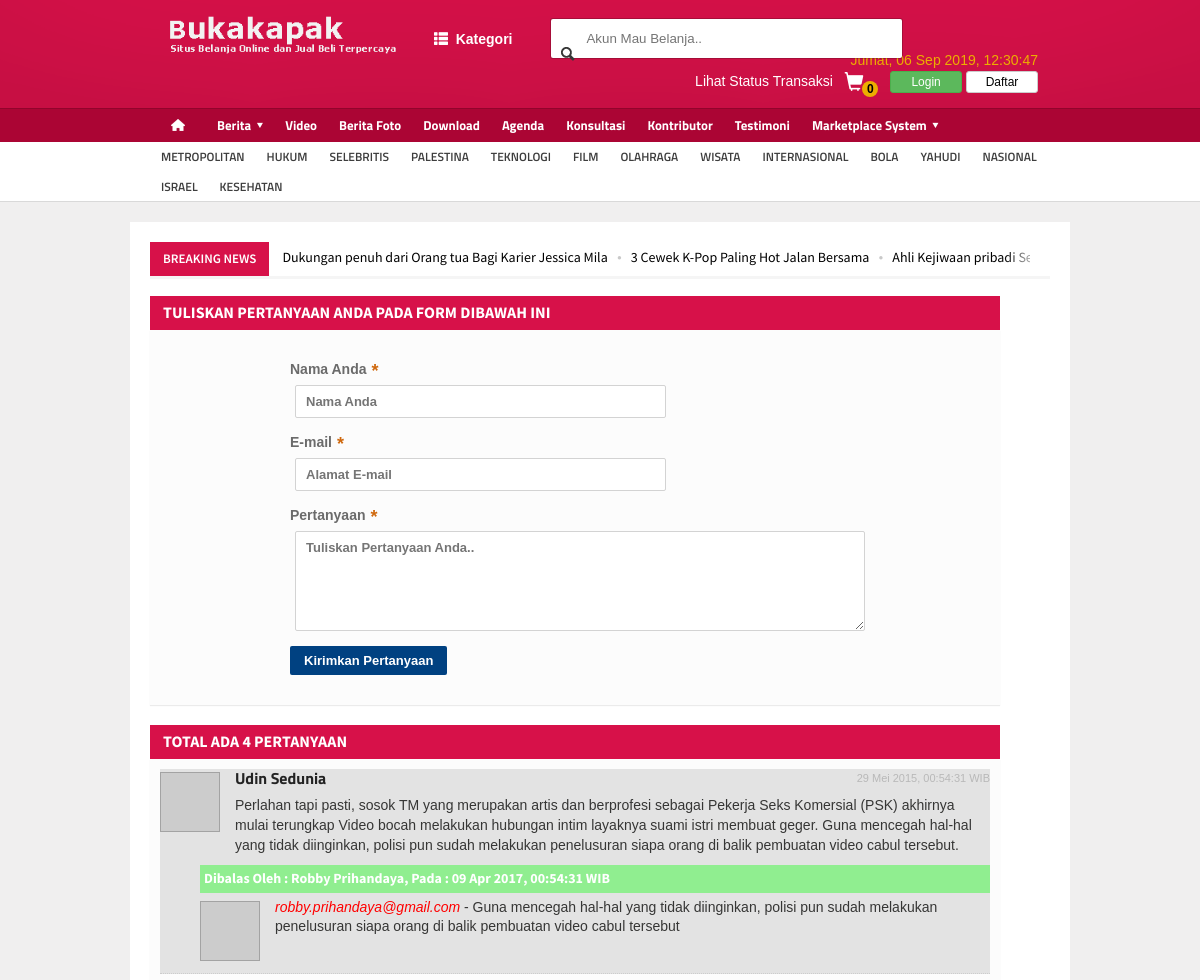
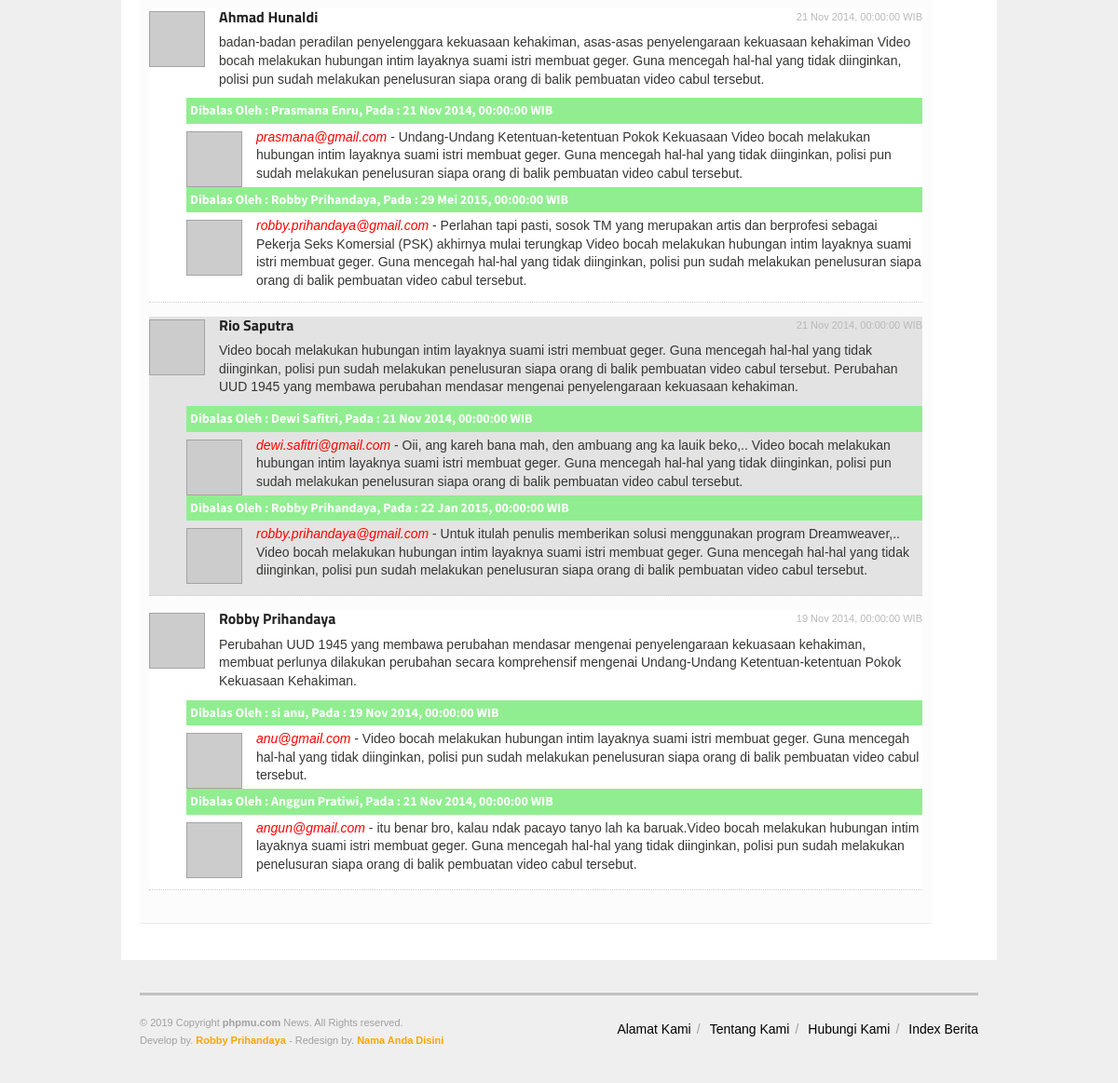
Screenshot of /index.php/konsultasi with the database file from the repository (2 pictures, top to bottom).
### tables this page shows
CREATE TABLE `logo` (
  `id_logo` int(5) NOT NULL,
  `gambar` varchar(100) NOT NULL
);

CREATE TABLE `menu` (
  `id_menu` int(5) NOT NULL,
  `id_parent` int(5) NOT NULL DEFAULT 0,
  `nama_menu` varchar(30) NOT NULL,
  `link` varchar(100) NOT NULL,
  `aktif` enum('Ya','Tidak') NOT NULL DEFAULT 'Ya',
  `position` enum('Top','Bottom') DEFAULT 'Bottom',
  `urutan` int(3) NOT NULL
);

CREATE TABLE `tag` (
  `id_tag` int(5) NOT NULL,
  `nama_tag` varchar(100) NOT NULL,
  `username` varchar(50) NOT NULL,
  `tag_seo` varchar(100) NOT NULL,
  `count` int(5) NOT NULL
);

CREATE TABLE `berita` (
  `id_berita` int(5) NOT NULL,
  `id_kategori` int(5) NOT NULL,
  `username` varchar(30) NOT NULL,
  `judul` varchar(100) NOT NULL,
  `sub_judul` varchar(255) NOT NULL,
  `youtube` varchar(100) NOT NULL,
  `judul_seo` text NOT NULL,
  `headline` enum('Y','N') NOT NULL DEFAULT 'Y',
  `aktif` enum('Y','N') NOT NULL DEFAULT 'N',
  `utama` enum('Y','N') NOT NULL DEFAULT 'Y',
  `isi_berita` longtext NOT NULL,
  `keterangan_gambar` text NOT NULL,
  `hari` varchar(20) NOT NULL,
  `tanggal` date NOT NULL,
  `jam` time NOT NULL,
  `gambar` varchar(100) NOT NULL,
  `dibaca` int(5) NOT NULL DEFAULT 1,
  `tag` varchar(100) NOT NULL,
  `status` enum('Y','N') NOT NULL DEFAULT 'Y'
);

CREATE TABLE `tbl_comment` (
  `id_komentar` int(5) NOT NULL,
  `reply` int(5) NOT NULL,
  `nama_lengkap` varchar(150) NOT NULL,
  `alamat_email` varchar(150) NOT NULL,
  `isi_pesan` text NOT NULL,
  `tanggal_komentar` date NOT NULL,
  `jam_komentar` time NOT NULL
);

### application/views/phpmu-tigo/konsultasi.php (shortened to what the rows shown need)
<?php if ($this->uri->segment(3) == ''){ $stat = 'Pertanyaan'; $id = '0'; }else{ $stat = 'Jawaban'; $id = $this->uri->segment(3); } ?>
<div id='form' class="main-page left">
	<div class="single-block">
		<div class="content-block main left">
			<div class="block">
				<div class="block-title">
					<h2>Tuliskan <?php echo "$stat"; ?> Anda Pada Form Dibawah Ini</h2>
				</div>
				<div id="viewcomment" class="block-title">
					<h2><?php $total = $this->model_utama->view_where('tbl_comment',array('reply'=>0))->num_rows();
						echo "Total Ada $total Pertanyaan"; ?>
					</h2>
				</div>
				<div class="block-content">
					<div class="comment-block">
						<ol class="comments">
							<li>
								<?php
									$no = 1;
									foreach ($konsultasi->result_array() as $kka) {
										$isian=nl2br($kka['isi_pesan']);
										$komentarku=sensor($isian);
										if(($no % 2)==0){ $warna="#ffffff;"; }else{ $warna="#e3e3e3"; }
										$test = md5(strtolower(trim($kka['alamat_email'])));
										echo "<div id='reply$kka[id_komentar]' style='background:$warna' class='commment-content'>
												<div class='user-avatar'>
													<a href='#' class='hover-effect'>";
														if ($kka['alamat_email'] == ''){
															echo "<img class='setborder' src='".base_url()."asset/foto_user/blank.png'/>";
														}else{
															echo "<img class='setborder' src='http://www.gravatar.com/avatar/$test.jpg?s=100'/>";
														}
													echo "</a>
												</div>
												<strong class='user-nick'><a href='#'>$kka[nama_lengkap]</a></strong>
												<span class='time-stamp'>".tgl_indo($kka['tanggal_komentar']).", $kka[jam_komentar] WIB</span>
												<div class='comment-text'>
													<p>$komentarku</p>";
												echo "</div><div style='clear:both'></div>";
												$reply = $this->model_utama->view_where('tbl_comment',array('reply'=>$kka['id_komentar']));
												  foreach ($reply->result_array() as $r) {
												  	$testt = md5(strtolower(trim($r['alamat_email'])));
													echo "<div style='background:$warna; margin-top:0px; margin-left:40px;'>
															<h4 style='background:lightgreen; color:#fff; margin-bottom:5px; padding:4px'>
																Dibalas Oleh : $r[nama_lengkap], Pada : ".tgl_indo($r['tanggal_komentar']).", $kka[jam_komentar] WIB
															</h4>
															<div class='user-avatar'>
																<a href='#' class='hover-effect'>";
																	if ($r['alamat_email'] == ''){
																		echo "<img class='setborder' src='".base_url()."asset/foto_user/blank.png'/>";
																	}else{
																		echo "<img class='setborder' src='http://www.gravatar.com/avatar/$testt.jpg?s=100'/>";
																	}
																echo "</a>
															</div>
															<div style='padding:left:10px'>
															<i style='color:red;'>$r[alamat_email]</i> -
															$r[isi_pesan]
															</div><div style='clear:both'></div>
														  </div>";
												  }
											  echo "</div>";
										$no++;
									}
								?>
							</li>
						</ol>
					</div>
				</div>
			</div>
		</div>
	</div>
</div>
	<?php include "sidebar_kanan.php";  ?>

### application/views/phpmu-tigo/template.php (shortened to what the rows shown need)
<!DOCTYPE HTML>
<html lang = "en">
<head>
	<link type="text/css" rel="stylesheet" href="<?php echo base_url(); ?>template/<?php echo template(); ?>/background/<?php echo background(); ?>/reset.css" />
	<link type="text/css" rel="stylesheet" href="<?php echo base_url(); ?>template/<?php echo template(); ?>/background/<?php echo background(); ?>/main-stylesheet.css" />
	<link type="text/css" rel="stylesheet" href="<?php echo base_url(); ?>template/<?php echo template(); ?>/background/<?php echo background(); ?>/shortcode.css" />
	<link type="text/css" rel="stylesheet" href="<?php echo base_url(); ?>template/<?php echo template(); ?>/background/<?php echo background(); ?>/fonts.css" />
	<link type="text/css" rel="stylesheet" href="<?php echo base_url(); ?>template/<?php echo template(); ?>/background/<?php echo background(); ?>/responsive.css" />
	<link type="text/css" rel="stylesheet" href="<?php echo base_url(); ?>template/<?php echo template(); ?>/background/style.css">
	<link type="text/css" rel="stylesheet" href="<?php echo base_url(); ?>template/<?php echo template(); ?>/background/bootstrap.css">
	<link type="text/css" rel="stylesheet" href="<?php echo base_url(); ?>template/<?php echo template(); ?>/background/ideaboxWeather.css">
	<link type="text/css" rel="stylesheet" href="<?php echo base_url(); ?>template/<?php echo template(); ?>/slide/slide.css">
	<link rel="stylesheet" href="<?php echo base_url(); ?>/asset/admin/plugins/datatables/dataTables.bootstrap.css">
	<link rel="stylesheet" href="<?php echo base_url(); ?>template/<?php echo template(); ?>/lightbox/lightbox.css">
</head>
<body>
		<div class="boxed">
			<div class="header">
				<?php include "header.php"; ?>
			</div>
			<div class="content">
				<div class="wrapper">
					<div class="breaking-news">
						<ul>
							<?php
							  $terkini = $this->model_utama->view_where_ordering_limit('berita',array('status' => 'Y'),'id_berita','DESC',0,10);
							  foreach ($terkini->result_array() as $row) {
								echo "<li><a href='".base_url()."$row[judul_seo]'>$row[judul]</a></li>";
							  }
							?>
						</ul>
					</div>
					<div class="main-content">
						<?php echo $contents; ?>
					</div>
				</div>
			</div>
			<footer>
				<div class="footer">
					<?php
						include "footer.php";
					?>
				</div>
			</footer>
		</div>
</body>
</html>

### application/views/phpmu-tigo/header.php (shortened to what the rows shown need)
<?php
echo "<div class='wrapper'>
	<div class='header-logo'>";
		  $logo = $this->model_utama->view_ordering_limit('logo','id_logo','DESC',0,1);
		  foreach ($logo->result_array() as $row) {
			echo "<a href='".base_url()."'><img style='height:40px' src='".base_url()."asset/logo/$row[gambar]'/></a>";
		  }
	echo "
	</div>
	<div class='mainmenu hidden-xs'>
	    <ul class='mainnav'>
	        <li class='hassubs first'><a href='#'><span class='glyphicon glyphicon-th-list'></span>&nbsp; Kategori</a>
	        	<ul class='dropdown-phpmu'>";
				echo "</ul>";
	        echo "</li>
	    </ul>
	</div>
	<div class='header-menu'>
		<div class='header-search'>
			".form_open('produk/index')."
				<input type='text' placeholder='Akun Mau Belanja..'' name='kata' class='search-input' required/>
				<input type='submit' value='Search' name='cari' class='search-button'/>
			</form>
		</div>
	</div>
	<div class='header-addons'>
		<span class='city'>
		  ".hari_ini(date('w')).", ".tgl_indo(date('Y-m-d')).", <span id='jam'></span></span><br>";
	echo "</div>
</div>
<div class='main-menu sticky'>
	<div class='wrapper'>";
		function main_menu() {
			$ci = & get_instance();
	        $query = $ci->db->query("SELECT id_menu, nama_menu, link, id_parent FROM menu where aktif='Ya' AND position='Bottom' order by urutan");
	        $menu = array('items' => array(),'parents' => array());
	        foreach ($query->result() as $menus) {
	            $menu['items'][$menus->id_menu] = $menus;
	            $menu['parents'][$menus->id_parent][] = $menus->id_menu;
	        }
	        if ($menu) {
	            $result = build_main_menu(0, $menu);
	            return $result;
	        }else{
	            return FALSE;
	        }
	    }
		function build_main_menu($parent, $menu) {
	        $html = "";
	        if (isset($menu['parents'][$parent])) {
	        	if ($parent=='0'){
		            $html .= "<ul class='the-menu'>
		            			<li><a href='".base_url()."' style='background: url(".base_url()."asset/images/home.png) no-repeat center; font-size:0; width:34px;'><br></a></li>";
		        }else{
		        	$html .= "<ul>";
		        }
	            foreach ($menu['parents'][$parent] as $itemId) {
	                if (!isset($menu['parents'][$itemId])) {
	                    if(preg_match("/^http/", $menu['items'][$itemId]->link)) {
	                        $html .= "<li><a target='_BLANK' href='".$menu['items'][$itemId]->link."'>".$menu['items'][$itemId]->nama_menu."</a></li>";
	                    }else{
	                        $html .= "<li><a href='".base_url().''.$menu['items'][$itemId]->link."'>".$menu['items'][$itemId]->nama_menu."</a></li>";
	                    }
	                }
	                if (isset($menu['parents'][$itemId])) {
	                    if(preg_match("/^http/", $menu['items'][$itemId]->link)) {
	                        $html .= "<li><a target='_BLANK' href='".$menu['items'][$itemId]->link."'><span>".$menu['items'][$itemId]->nama_menu."</span></a>";
	                    }else{
	                        $html .= "<li><a href='".base_url().''.$menu['items'][$itemId]->link."'><span>".$menu['items'][$itemId]->nama_menu."</span></a>";
	                    }
	                    $html .= build_main_menu($itemId, $menu);
	                    $html .= "</li>";
	                }
	            }
	            $html .= "</ul>";
	        }
	        return $html;
	    }
	    echo main_menu();
	echo "</div>
</div>";
echo "<div class='secondary-menu'>
	<div class='wrapper'>
		<ul>";
				$tag = $this->model_utama->view_ordering_limit('tag','id_tag','RANDOM',0,14);
		  		foreach ($tag->result_array() as $row) {
					echo "<li><a href='".base_url()."tag/detail/$row[tag_seo]'>$row[nama_tag]</a></li>";
				}
		echo "</ul>
	</div>
</div>";

### application/views/phpmu-tigo/footer.php
<?php
echo "<div class='wrapper'>
	<ul class='right'>";
		$topmenu2 = $this->model_utama->view_where('menu',array('position' => 'Top','aktif' => 'Ya'),'urutan','ASC',0,5);
			foreach ($topmenu2->result_array() as $row) {
			echo "<li><a href='$row[link]'>$row[nama_menu]</a></li>";
		}
	echo "</ul>
	<p>&copy; ".date('Y')." Copyright <b>phpmu.com</b> News. All Rights reserved.<br/>Develop by. <b style='color:orange'>Robby Prihandaya</b> - Redesign by. <b style='color:orange'>Nama Anda Disini</b></p>
</div>";

### rows the page displays
logo: gambar (picture)
menu: nama_menu "Berita"
menu: nama_menu "Video"
menu: nama_menu "Berita Foto"
menu: nama_menu "Download"
menu: nama_menu "Agenda"
menu: nama_menu "Konsultasi"
menu: nama_menu "Kontributor"
menu: nama_menu "Testimoni"
menu: nama_menu "Marketplace System"
tag: nama_tag "METROPOLITAN"
tag: nama_tag "HUKUM"
tag: nama_tag "SELEBRITIS"
tag: nama_tag "PALESTINA"
tag: nama_tag "TEKNOLOGI"
tag: nama_tag "FILM"
tag: nama_tag "OLAHRAGA"
tag: nama_tag "WISATA"
tag: nama_tag "INTERNASIONAL"
tag: nama_tag "BOLA"
tag: nama_tag "YAHUDI"
tag: nama_tag "NASIONAL"
tag: nama_tag "ISRAEL"
tag: nama_tag "KESEHATAN"
berita: judul "Dukungan penuh dari Orang tua Bagi Karier Jessica Mila"
berita: judul "3 Cewek K-Pop Paling Hot Jalan Bersama"
berita: judul "Ahli Kejiwaan pribadi…"
tbl_comment: nama_lengkap "Udin Sedunia", tanggal_komentar "29 Mei 2015", jam_komentar "00:54:31", komentarku "Perlahan tapi pasti, sosok TM yang merupakan artis dan berprofesi sebagai Pekerja Seks Komersial (PSK) akhirnya mulai terungkap Video bocah melakukan hubungan intim layaknya suami istri membuat geger. Guna mencegah hal-hal yang tidak diinginkan, polisi pun sudah melakukan penelusuran siapa orang di balik pembuatan video cabul tersebut."
tbl_comment: nama_lengkap "Robby Prihandaya", tanggal_komentar "09 Apr 2017", alamat_email "robby.prihandaya@gmail.com", isi_pesan "Guna mencegah hal-hal yang tidak diinginkan, polisi pun sudah melakukan penelusuran siapa orang di balik pembuatan video cabul tersebut"
tbl_comment: nama_lengkap "Ahmad Hunaldi", tanggal_komentar "21 Nov 2014", jam_komentar "00:00:00", komentarku "badan-badan peradilan penyelenggara kekuasaan kehakiman, asas-asas penyelengaraan kekuasaan kehakiman Video bocah melakukan hubungan intim layaknya suami istri membuat geger. Guna mencegah hal-hal yang tidak diinginkan, polisi pun sudah melakukan penelusuran siapa orang di balik pembuatan video cabul tersebut."
tbl_comment: nama_lengkap "Prasmana Enru", tanggal_komentar "21 Nov 2014", alamat_email "prasmana@gmail.com", isi_pesan "Undang-Undang Ketentuan-ketentuan Pokok Kekuasaan Video bocah melakukan hubungan intim layaknya suami istri membuat geger. Guna mencegah hal-hal yang tidak diinginkan, polisi pun sudah melakukan penelusuran siapa orang di balik pembuatan video cabul tersebut."
tbl_comment: nama_lengkap "Robby Prihandaya", tanggal_komentar "29 Mei 2015", alamat_email "robby.prihandaya@gmail.com", isi_pesan "Perlahan tapi pasti, sosok TM yang merupakan artis dan berprofesi sebagai Pekerja Seks Komersial (PSK) akhirnya mulai terungkap Video bocah melakukan hubungan intim layaknya suami istri membuat geger. Guna mencegah hal-hal yang tidak diinginkan, polisi pun sudah melakukan penelusuran siapa orang di balik pembuatan video cabul tersebut."
tbl_comment: nama_lengkap "Rio Saputra", tanggal_komentar "21 Nov 2014", jam_komentar "00:00:00", komentarku "Video bocah melakukan hubungan intim layaknya suami istri membuat geger. Guna mencegah hal-hal yang tidak diinginkan, polisi pun sudah melakukan penelusuran siapa orang di balik pembuatan video cabul tersebut. Perubahan UUD 1945 yang membawa perubahan mendasar mengenai penyelengaraan kekuasaan kehakiman."
tbl_comment: nama_lengkap "Dewi Safitri", tanggal_komentar "21 Nov 2014", alamat_email "dewi.safitri@gmail.com", isi_pesan "Oii, ang kareh bana mah, den ambuang ang ka lauik beko,.. Video bocah melakukan hubungan intim layaknya suami istri membuat geger. Guna mencegah hal-hal yang tidak diinginkan, polisi pun sudah melakukan penelusuran siapa orang di balik pembuatan video cabul tersebut."
tbl_comment: nama_lengkap "Robby Prihandaya", tanggal_komentar "22 Jan 2015", alamat_email "robby.prihandaya@gmail.com", isi_pesan "Untuk itulah penulis memberikan solusi menggunakan program Dreamweaver,.. Video bocah melakukan hubungan intim layaknya suami istri membuat geger. Guna mencegah hal-hal yang tidak diinginkan, polisi pun sudah melakukan penelusuran siapa orang di balik pembuatan video cabul tersebut."
tbl_comment: nama_lengkap "Robby Prihandaya", tanggal_komentar "19 Nov 2014", jam_komentar "00:00:00", komentarku "Perubahan UUD 1945 yang membawa perubahan mendasar mengenai penyelengaraan kekuasaan kehakiman, membuat perlunya dilakukan perubahan secara komprehensif mengenai Undang-Undang Ketentuan-ketentuan Pokok Kekuasaan Kehakiman."
tbl_comment: nama_lengkap "si anu", tanggal_komentar "19 Nov 2014", alamat_email "anu@gmail.com", isi_pesan "Video bocah melakukan hubungan intim layaknya suami istri membuat geger. Guna mencegah hal-hal yang tidak diinginkan, polisi pun sudah melakukan penelusuran siapa orang di balik pembuatan video cabul tersebut."
tbl_comment: nama_lengkap "Anggun Pratiwi", tanggal_komentar "21 Nov 2014", alamat_email "angun@gmail.com", isi_pesan "itu benar bro, kalau ndak pacayo tanyo lah ka baruak.Video bocah melakukan hubungan intim layaknya suami istri membuat geger. Guna mencegah hal-hal yang tidak diinginkan, polisi pun sudah melakukan penelusuran siapa orang di balik pembuatan video cabul tersebut."
menu: nama_menu "Alamat Kami"
menu: nama_menu "Tentang Kami"
menu: nama_menu "Hubungi Kami"
menu: nama_menu "Index Berita"

### other values shown
rupiah($isi_keranjang['jumlah']) "0"
$stat "PERTANYAAN"
$stat "Pertanyaan"
$total "4"
